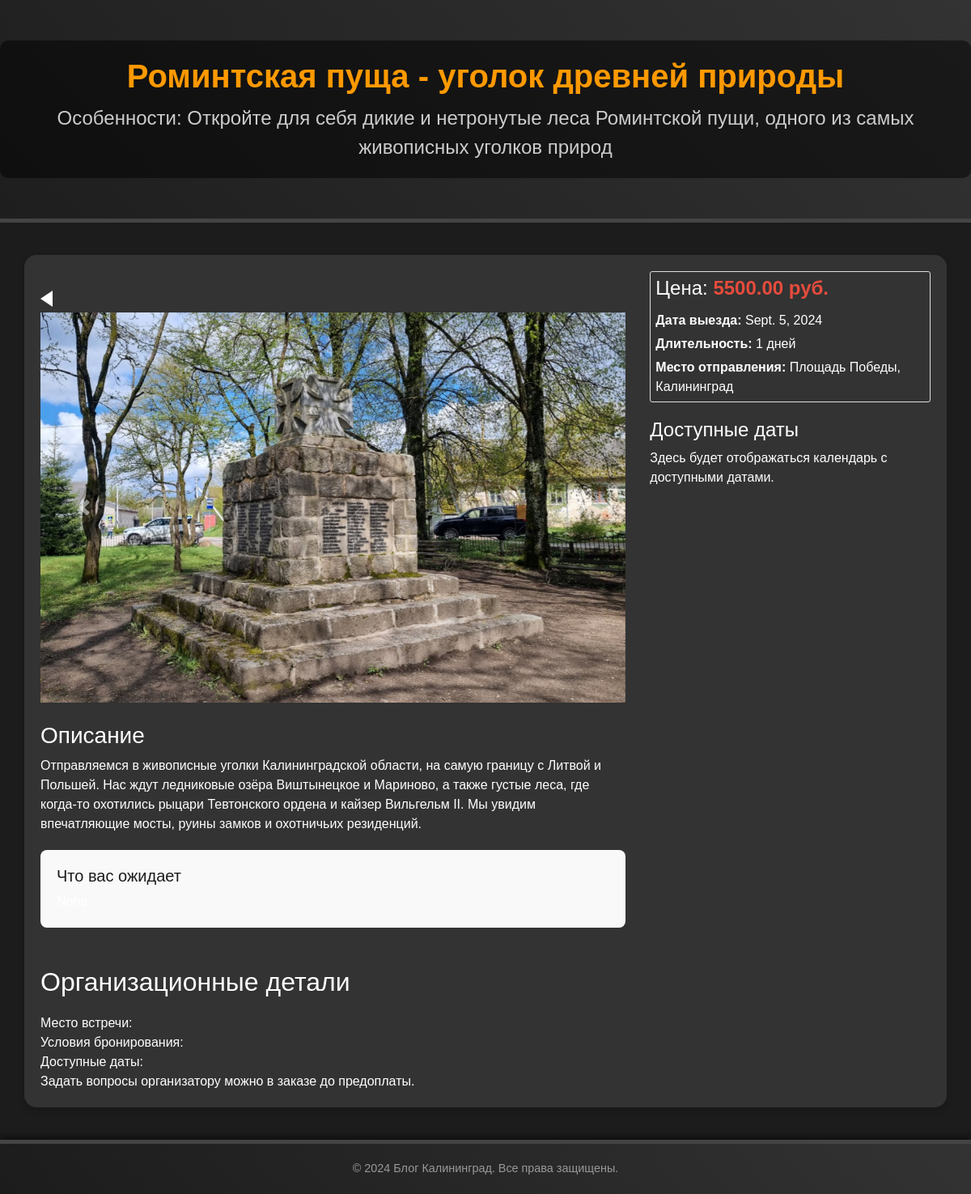
/tour/1/, run on the app's committed database.
### blog/models.py (models this page shows, shortened)
class Tour(models.Model):
    title = models.CharField(max_length=255)
    short_description = models.CharField(max_length=100, blank=True)
    description = models.TextField(default="")
    expectations = RichTextField(blank=True, null=True)
    price = models.DecimalField(max_digits=10, decimal_places=2)
    departure_date = models.DateField(default=timezone.now)  # Możesz usunąć, jeśli to zbędne
    duration = models.IntegerField(default=1)
    starting_point = models.CharField(max_length=200, default="")
    image = models.ImageField(upload_to='tours/')
    organizational_details = RichTextField(blank=True, null=True)  # Szczegóły organizacyjne
    available_dates = models.JSONField(default=list, blank=True)  # Jeśli później będziesz integrować z kalendarzem

class TourImage(models.Model):
    image = models.ImageField(upload_to='tour_images/')
    tour = models.ForeignKey(Tour, related_name='tour_images', on_delete=models.CASCADE)  # Added related_name

### blog/views.py (the view)
# urls.py: path('tour/<int:tour_id>/', views.tour_detail, name='tour_detail'),
def tour_detail(request, tour_id):
    tour = get_object_or_404(Tour, id=tour_id)
    return render(request, 'tour_detail.html', {'tour': tour})

### blog/templates/tour_detail.html (shortened to what this page needs)
<!DOCTYPE html>
{% load static %}
<html lang="ru">
<head>
    <link rel="stylesheet" href="https://stackpath.bootstrapcdn.com/bootstrap/4.5.2/css/bootstrap.min.css">
    <link rel="stylesheet" type="text/css" href="{% static 'blog/style.css' %}">
</head>
<body>
    <header class="header">
        <div class="overlay">
            <h1 class="title">{{ tour.title }}</h1>
            <p class="subtitle">Особенности: {{ tour.short_description }}</p>
        </div>
    </header>
    <div class="container">
        <div class="row">
            <div class="col-md-8">
                <div class="mt-4">
                    <a href="/" class="back-home-button"></a>
                </div>
                <div id="tourCarousel" class="carousel slide mb-4" data-ride="carousel">
                    <div class="carousel-inner">
                        {% for image in tour.tour_images.all %}
                            <div class="carousel-item {% if forloop.first %}active{% endif %}">
                                <img src="{{ image.image.url }}" class="d-block w-100" alt="...">
                            </div>
                        {% endfor %}
                    </div>
                    <a class="carousel-control-prev" href="#tourCarousel" role="button" data-slide="prev">
                        <span class="carousel-control-prev-icon" aria-hidden="true"></span>
                    </a>
                    <a class="carousel-control-next" href="#tourCarousel" role="button" data-slide="next">
                        <span class="carousel-control-next-icon" aria-hidden="true"></span>
                    </a>
                </div>
                <h3>Описание</h3>
                <p>{{ tour.description }}</p>
                <section id="details" class="mb-5">
                    <h5>Что вас ожидает</h5>
                    <div class="expectations-list">
                    </div>
                </section>
                <section class="organizational-details" class="mb-5">
                    <h2>Организационные детали</h2>
                    <p>Место встречи: {{ tour.meeting_place }}</p>
                    <p>Условия бронирования:</p>
                    <p>Доступные даты:</p>
                    <p class="note">Задать вопросы организатору можно в заказе до предоплаты.</p>
                </section>
                        </div>
                        <div class="col-md-4">
                            <div class="tour-info">
                                <h4>Цена: <span class="tour-price">{{ tour.price }} руб.</span></h4>
                                <p><strong>Дата выезда:</strong> {{ tour.departure_date }}</p>
                                <p><strong>Длительность:</strong> {{ tour.duration }} дней</p>
                                <p><strong>Место отправления:</strong> {{ tour.starting_point }}</p>
                            </div>
                            <h4>Доступные даты</h4>
                            <div id="yandex-calendar">
                                <p>Здесь будет отображаться календарь с доступными датами.</p>
                            </div>
                        </div>
        </div>
    </div>
    <footer class="footer">
        <p>© 2024 Блог Калининград. Все права защищены.</p>
    </footer>
</body>
</html>

### static/blog/style.css (style rules this page uses)
a,body,li,p,ul { margin:0 }
a,body,h1,h2,li,p,ul { padding:0; box-sizing:border-box }
body { background-color:#1c1c1c; color:#fff; font-family:Arial,sans-serif }
body,footer { background-color:#1c1c1c; color:#fff; background-color:#1c1c1c }
html,body { background-color:#1c1c1c!important }
.container,.main-content,.page { background-color:#1c1c1c }
footer,header { padding:20px; text-align:center }
.header h1 { font-size:3rem; font-weight:700; color:#ff7f00; font-size:3rem; font-weight:700; font-size:3em; color:#f90 }
.header .overlay { background:#00000080; padding:20px; border-radius:10px; display:inline-block; animation:fadeIn 1s ease-out }
.header .title { font-size:2.5em; font-weight:700; margin:0 }
.header .subtitle { font-size:1.5em; margin-top:10px }
footer { margin-top:50px; background:linear-gradient(45deg,#1e1e1e,#333); color:#999; font-size:.9em; box-shadow:0-4px 8px #00000080 }
h2 { color:#fff; margin:0 0 20px }
h5 { color:#1c1c1c }
.card,.header h1 { margin-bottom:20px }
.footer { background-color:#222; border-top:5px solid #444; text-align:center; padding:20px; background:linear-gradient(45deg,#333,#1e1e1e); color:#999; font-size:.9em; box-shadow:0-4px 8px #00000080; margin-top:40px; background:linear-gradient(45deg,#1c1c1c,#333); color:#999 }
.tour-price { font-size:1.2rem; font-weight:700; color:#e74c3c; text-align:center }
h1 { font-size:3em; margin:0 }
.container { padding:20px; background-color:#333; border-radius:15px; box-shadow:0 4px 8px #0003; color:#fff }
.header p,.offer-item p { font-size:1.2em; color:#ccc }
.offer-item .price,.tour-price,.offer-price { color:#ff7f00 }
.row { display:flex; flex-wrap:wrap; margin-right:-15px; margin-left:-15px }
.tour-info { display:flex; flex-wrap:wrap; gap:5px; padding:6px; border:1px solid #ddd; border-radius:3px; margin-bottom:20px; flex:4; text-decoration: none; }
.tour-price { font-size:1.5rem; font-weight:700; color:#e74c3c }
#details,#organizational-details { padding:20px; background-color:#f9f9f9; border-radius:8px; margin-top:20px }
.expectations-list,.details-list { list-style:none; padding-left:0 }
.back-home-button { display: inline-block; width: 0; height: 0; border-top: 10px solid transparent; border-bottom: 10px solid transparent; border-right: 15px solid #fff; }
@media (min-width: 1200px) { .tour-info,.tour-image { flex:0 } }

### data on the page
Tour: title "Роминтская пуща - уголок древней природы", short_description "Откройте для себя дикие и нетронутые леса Роминтской пущи, одного из самых живописных уголков природ", description "Отправляемся в живописные уголки Калининградской области, на самую границу с Литвой и Польшей. Нас ждут ледниковые озёра Виштынецкое и Мариново, а также густые леса, где когда-то охотились рыцари Тевтонского ордена и кайзер Вильгельм II. Мы увидим впечатляющие мосты, руины замков и охотничьих резиденций.", price "5500.00", departure_date "Sept. 5, 2024", duration "1", starting_point "Площадь Победы, Калининград"
TourImage: image (picture)
